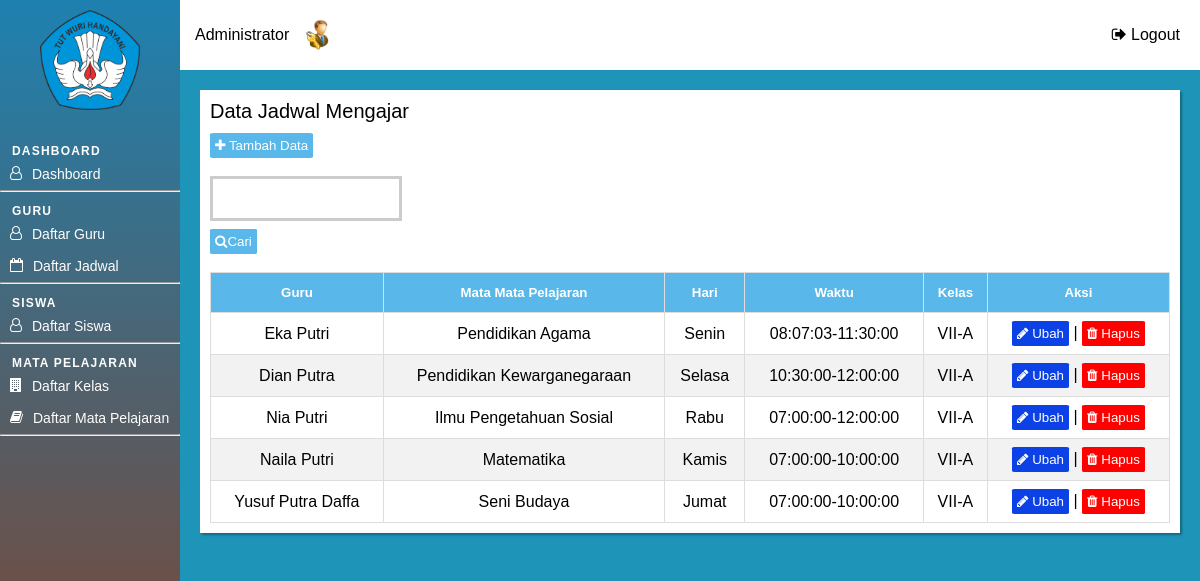
Page /admin/halaman_admin.php?page=jadwal_mengajar (signed in) on the earlier database version.
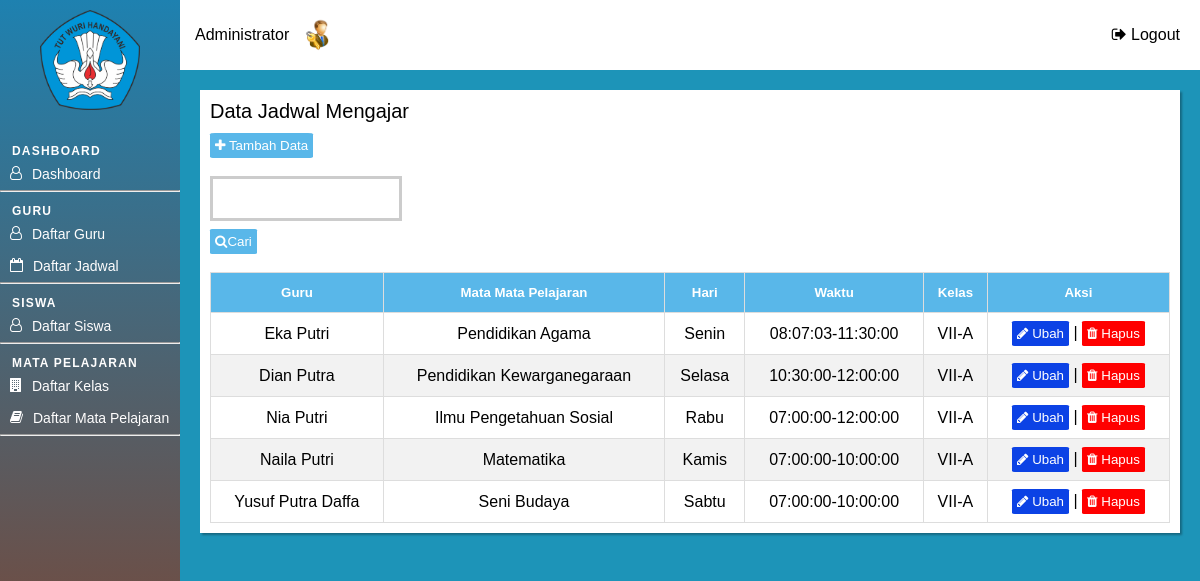
Same page on the later database version.
### tables this page shows
CREATE TABLE `tbl_guru` (
  `id_guru` int(11) NOT NULL,
  `nip` char(18) NOT NULL,
  `nama_guru` varchar(50) NOT NULL,
  `alamat_guru` varchar(50) DEFAULT NULL,
  `jenis_kelamin` varchar(10) NOT NULL,
  `tempat_lahir` varchar(30) NOT NULL,
  `tanggal_lahir` date DEFAULT NULL,
  `no_telp` varchar(20) NOT NULL,
  `foto_guru` varchar(50) DEFAULT NULL
);

CREATE TABLE `tbl_jadwal` (
  `id_jadwal` int(11) NOT NULL,
  `id_guru` int(11) NOT NULL,
  `id_mapel` int(11) NOT NULL,
  `id_kelas` int(11) NOT NULL,
  `hari` varchar(10) DEFAULT NULL,
  `jam_masuk` time DEFAULT NULL,
  `jam_keluar` time DEFAULT NULL
);

CREATE TABLE `tbl_mapel` (
  `id_mapel` int(11) NOT NULL,
  `kode_mapel` char(10) NOT NULL,
  `nama_mapel` varchar(50) NOT NULL,
  `semester` int(11) DEFAULT NULL
);

CREATE TABLE `tbl_kelas` (
  `id_kelas` int(11) NOT NULL,
  `kode_kelas` char(10) NOT NULL,
  `nama_kelas` varchar(30) NOT NULL
);

### admin/jadwal/index.php (the view, shortened to what this page needs)
<div class="tabel-page">
	<div class="tabel-heading">
		Data Jadwal Mengajar
	</div>
	<div class="button-container">
	<button class="button-input" id="myBtn" onclick="show_modal(0)" >
	<i class="fa fa-plus" aria-hidden="true"></i> Tambah Data
	</button>
</div>
	<div class="search-box">
		<form method="GET" action="" autocomplete="off">
			<input type="text" name="keyword">
			<button class="button-input" id="myBtn" type="submit" name="cari">
			<i class="fa fa-search" aria-hidden="true"></i>Cari
			</button>
			<br><br>
		</form>
	</div>
	<table id="list-data" class="display">
		<thead>
			<tr>
				<th><h5>Guru</h5></th>
				<th><h5>Mata Mata Pelajaran</h5></th>
				<th><h5>Hari</h5></th>
				<th><h5>Waktu</h5></th>
				<th><h5>Kelas</h5></th>
				<th><h5>Aksi</h5></th>
			</tr>
		</thead>
		<?php
			include "../config/koneksi.php";
			if(isset($_GET['cari'])){
				$keyword = $_GET['keyword'];
			$sql = "SELECT * from tbl_guru as g
						INNER JOIN tbl_mengajar as me ON g.id_guru = me.id_guru
						INNER JOIN tbl_mapel as m ON m.id_mapel = me.id_mapel
						INNER JOIN tbl_jadwal as j ON j.id_mapel = me.id_mapel AND j.id_guru = g.id_guru
						INNER JOIN tbl_kelas as k ON k.id_kelas = j.id_kelas
						WHERE
						nama_guru LIKE '%$keyword%' OR
						nama_mapel LIKE '%$keyword%' OR
						hari LIKE '%$keyword%' OR
						nama_kelas LIKE '%$keyword%'";
			} else {
			$sql = "SELECT * from tbl_guru as g
						INNER JOIN tbl_mengajar as me ON g.id_guru = me.id_guru
						INNER JOIN tbl_mapel as m ON m.id_mapel = me.id_mapel
						INNER JOIN tbl_jadwal as j ON j.id_mapel = me.id_mapel AND j.id_guru = g.id_guru
						INNER JOIN tbl_kelas as k ON k.id_kelas = j.id_kelas
						ORDER BY FIELD(j.Hari, 'Senin', 'Selasa', 'Rabu', 'Kamis', 'Jumat', 'Sabtu','minggu')";
			}
			$result = $conn -> query($sql)or die(mysqli_error($conn));
			if (mysqli_num_rows($result) > 0) {
				$i = 1;
		    	while($row = mysqli_fetch_assoc($result)) {
		?>
		        <tr>
		        	<td><?php echo $row["nama_guru"];?></td>
		        	<td><?php echo $row["nama_mapel"];?></td>
		        	<td><?php echo $row["hari"];?></td>
		        	<td><?php echo $row["jam_masuk"]."-".$row["jam_keluar"];?></td>
		        	<td><?php echo $row["nama_kelas"];?></td>
		        	<td>
		        		<button class="button-edit" id="buttonEdit" onclick="show_modal(<?php echo $i?>)">
							<i class="fa fa-pencil" aria-hidden="true"></i>
		        			Ubah
						</button>	|
						<a href='javascript:hapusDataJadwal("<?php echo $row['id_jadwal']?>", "<?php echo $row['id_guru']?>", "<?php echo $row['id_mapel']?>")'>
		        			<button class="button-delete">
								<i class="fa fa-trash" aria-hidden="true"></i> Hapus
							</button>
		        		</a>
		        	</td>
		        </tr>
			<?php
				$i++;
		    	}
			}
		?>
	</table>
	</div>

Differences in the rows shown:
changed through a linked row, tbl_guru "Yusuf Putra Daffa": tbl_jadwal.hari "Jumat" → "Sabtu"
